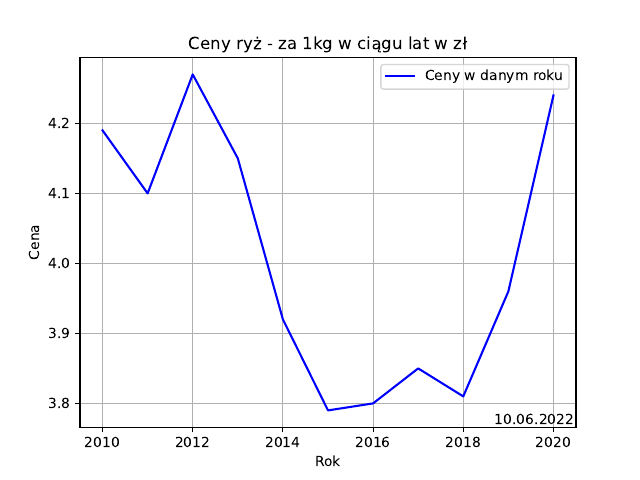

This figure's Python source:
import numpy as np
import pandas as pd
import matplotlib.pyplot as plt
from scipy.integrate import quad
from scipy.interpolate import interp1d
from matplotlib.ticker import (MultipleLocator, FormatStrFormatter,
                               AutoMinorLocator)

df = pd.read_excel('ceny3.xlsx')

x1 = df["Rok"]
y1 = df["Wartość"]

plt.plot(x1, y1, ls='-', color="blue", label="Ceny w danym roku")
plt.legend(loc='upper right')
plt.title("Ceny ryż - za 1kg w ciągu lat w zł")
plt.annotate(xy=[2018.7, 3.77], text="10.06.2022")

plt.xlabel("Rok")
plt.ylabel("Cena")

plt.grid()
plt.savefig("Zadanie2.pdf")
plt.show()

